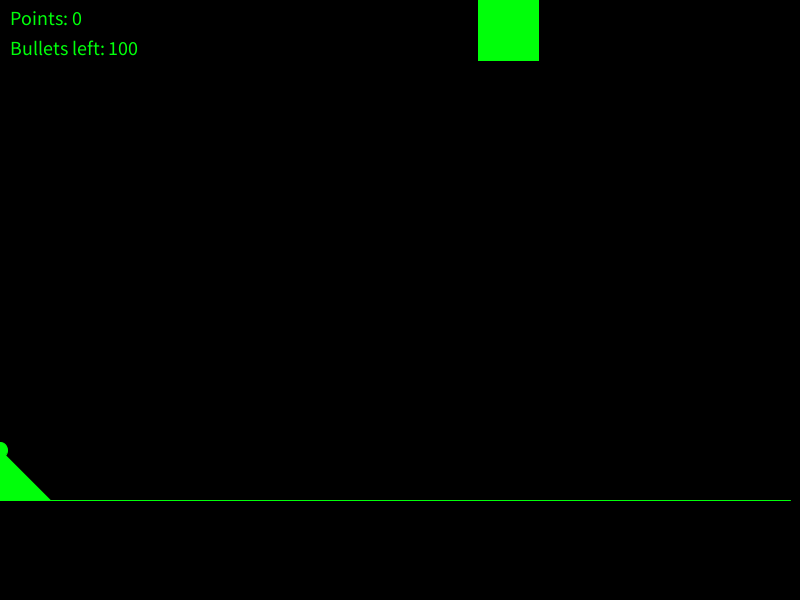
Frame 1 (no input)
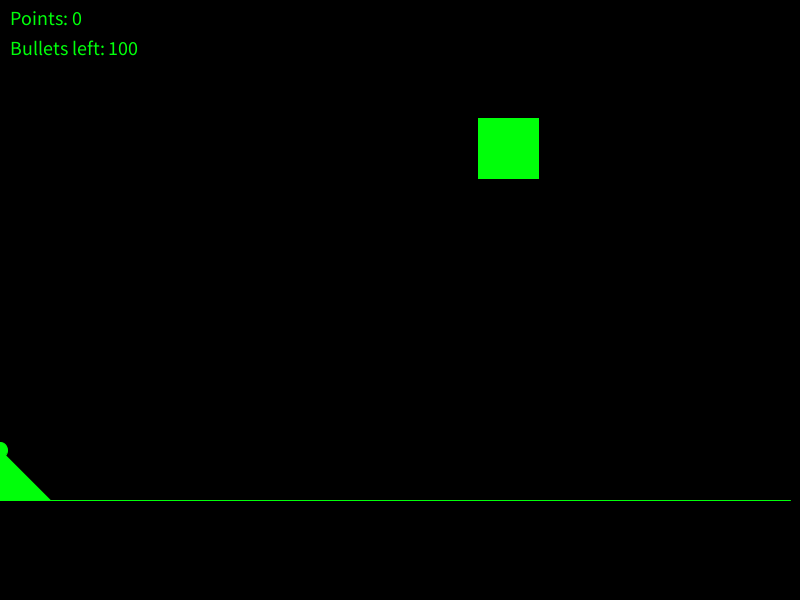
Frame 60 (the mouse pressed at the canvas centre just before this capture)
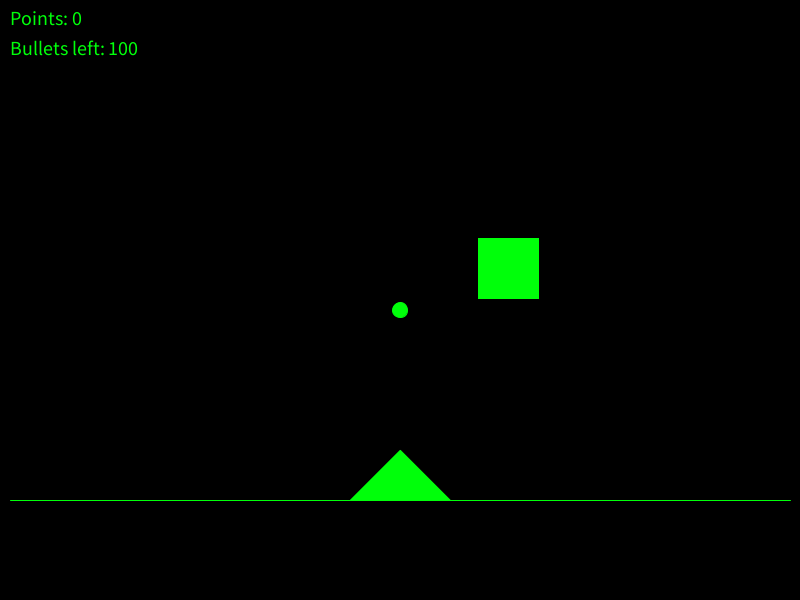
Frame 120 (the mouse held since frame 60 and released just before this capture)

The Processing sketch that drew these frames (run headless with seeded random() and noise(); from frame 60 on, the mouse is pressed at the canvas centre):

// Processing sketch: make_a_mini_game
// ── make_a_mini_game.pde
Defender def;
Missile missiles[];
Enemy enemy;
int missilesLength = 100;
boolean mouse = true;
int counter = 0;
int n = 0;

void setup() {
  size(800, 600);
  def = new Defender();
  enemy = new Enemy();
  missiles = new Missile[missilesLength];
  for (int i = 0; i < missilesLength-1; i++) {
    missiles[i] = new Missile();
  }
}

void draw() {
  noCursor();
  background(0);
  fill(#00FF0A);
  stroke(#00FF0A);
  line (10, 500, width-10, 500); //home
  textSize(20);
  text("Points: "+counter, 10, 25);
  int bulletsLeft = missilesLength-n;
  text("Bullets left: " + bulletsLeft, 10,55);
  def.show();
  enemy.show();
  enemy.update();
  missiles[n].show();
  if (mousePressed) {
    mouse = false;
  }
  if (mouse == false) {
    missiles[n].update();
  }
  if (missiles[n].y < 0) {
    n++;
  }
  if (dist(enemy.x+enemy.s/2, enemy.y+enemy.s/2, missiles[n].x, missiles[n].y) < enemy.s/2+missiles[n].s/2) {
    missiles[n].y = def.y;
    mouse = true;
    enemy.y = 0;
    enemy.x = random(width - enemy.s);
    counter++;
    enemy.speed *= 1.05;
    n++;
  }
  if (n == missilesLength) {
    textSize(42);
    fill(#00FF0A);
    text("GAME OVER", width*0.33, height*0.3);
    noLoop();
  }
  println(n);
}

// ── defender.pde
class Defender {
  float x;
  float y;

  Defender() {
    y = 450;
  }

  void show() {
   x = mouseX; 
    triangle(x, y, x-50, y+50, x+50, y+50);
  }
  
  void update(){
  }
}

// ── enemy.pde
class Enemy {
  float x;
  float y;
  float s;
  float speed;
  float base;

  Enemy() {
    s = 60;
    x = random(width-s);
    speed = 2;
    base = 500;
  }

  void show() {
    rect(x, y, s, s);
  }

  void update() {
    y += speed;
    if (y > base-s) {
      textSize(42);
      fill(#00FF0A);
      text("GAME OVER", width*0.33, height*0.3);
      noLoop();
    }
  }
}

// ── missile.pde
class Missile {
  float x;
  float y;
  float s;
  float speed;

  Missile() {
    y = 450;
    s = 15;
    speed = 10;
  }

  void show() {
    x = mouseX;
    ellipse(x, y, s, s);
  }

  void update() {
    y -= speed;
    if (y < 1) {
      y = 450;
      mouse = true;
    }
  }
}
